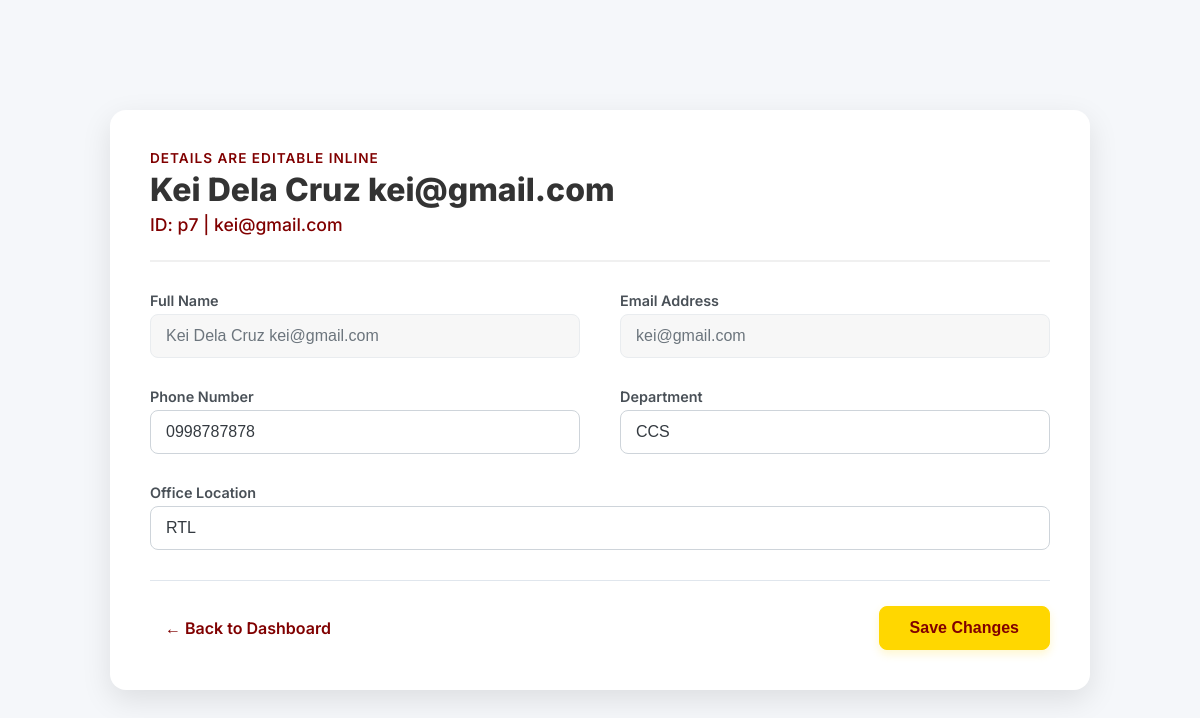
/professor/profile/ (signed in), run on an earlier commit of the app's database.
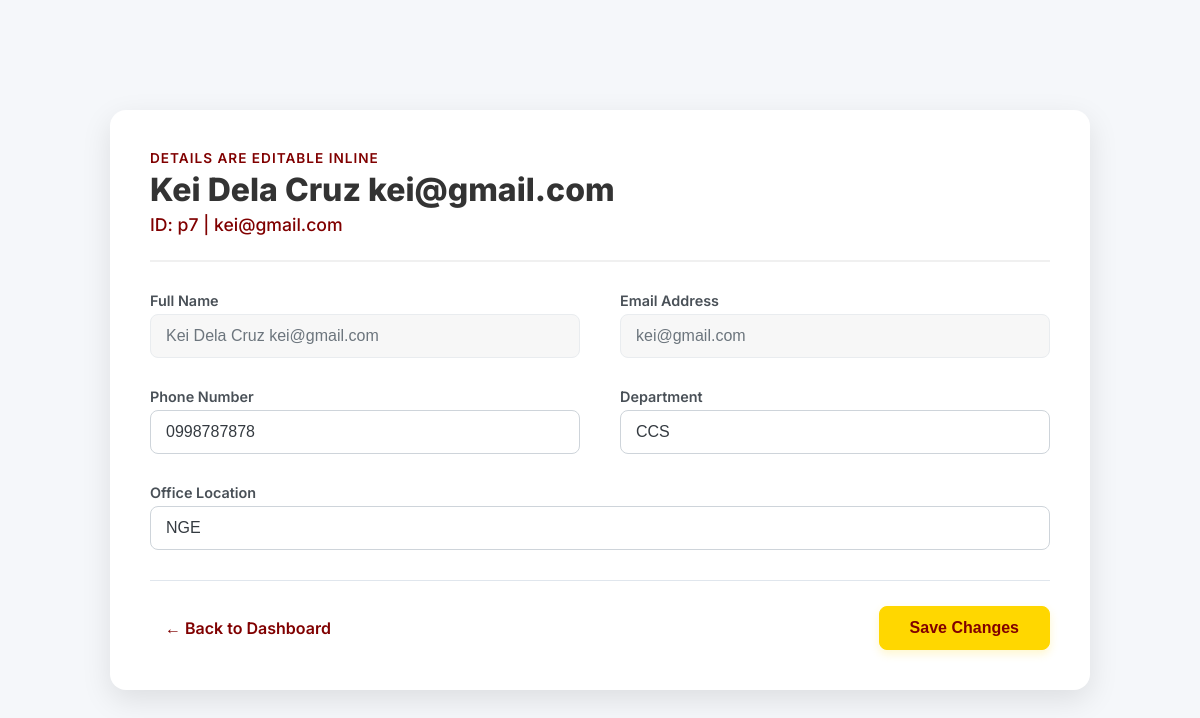
And on a later commit of the database.
### professor_inline/models.py (models this page shows, shortened)
class Professor(models.Model):
    user = models.OneToOneField(User, on_delete=models.CASCADE)
    first_name = models.CharField(max_length=100)
    last_name = models.CharField(max_length=100)
    email = models.EmailField(unique=True) # Usually linked to user.email
    profile_picture = models.ImageField(upload_to='professor_pics/', blank=True, null=True)
    department = models.CharField(max_length=100, blank=True)
    office_location = models.CharField(max_length=100, blank=True)
    phone_number = models.CharField(max_length=20, blank=True, null=True) # New field
    @property
    def full_name(self):
        return f"{self.first_name} {self.last_name}".strip()

### professor_inline/views.py (the view)
# urls.py: path('professor/profile/', views.professor_profile_page, name='professor_profile_page'),
@login_required
def professor_profile_page(request):
    professor, created = Professor.objects.get_or_create(user=request.user)
    professor_pk = professor.pk
    context = {
        'professor': professor,
        'professor_pk': professor_pk,
        'first_name': professor.first_name,
        'last_name': professor.last_name,
        'email': professor.email, # This field is READONLY in the design
        'phone_number': getattr(professor, 'phone_number', ''),
        'department': professor.department,
        'office_location': professor.office_location,
        'api_url': f'/api/professors/{professor_pk}/profile',
    }
    return render(request, 'professor_inline/profile.html', context)

### professor_inline/templates/professor_inline/profile.html (shortened to what this page needs)
{% load static %}
<!DOCTYPE html>
<html lang="en">
<head>
    <link rel="stylesheet" href="{% static 'profile.css' %}?v=6.0">
</head>
<body>
    <div class="profile-card">
        <div class="profile-header">
            <div class="profile-info" style="margin-left: 0; text-align: left;">
                <span class="details-editable-hint">DETAILS ARE EDITABLE INLINE</span>
                <div class="professor-name-email">
                    {{ professor.first_name }} {{ professor.last_name }}
                </div>
                <span class="professor-id-email-line">
                    ID: p{{ professor.pk }} | {{ email|default:"[Email Address]" }}
                </span>
            </div>
        </div>
        <form id="profile-form">
            <div class="form-grid">
                <div class="form-field">
                    <label>Full Name</label>
                    <input type="text" value="{{ professor.full_name }}" readonly class="read-only-input">
                </div>
                <div class="form-field">
                    <label>Email Address</label>
                    <input type="email" value="{{ email }}" readonly class="read-only-input">
                </div>
                <div class="form-field">
                    <label for="phone_number">Phone Number</label>
                    <input type="text" id="phone_number" name="phone_number" value="{{ phone_number|default:'' }}"
                        data-original-value="{{ phone_number|default:'' }}">
                </div>
                <div class="form-field">
                    <label for="department">Department</label>
                    <input type="text" id="department" name="department" value="{{ department|default:'' }}"
                        data-original-value="{{ department|default:'' }}">
                </div>
                <div class="form-field" style="grid-column: 1 / -1;">
                    <label for="office_location">Office Location</label>
                    <input type="text" id="office_location" name="office_location"
                        value="{{ office_location|default:'' }}" data-original-value="{{ office_location|default:'' }}">
                </div>
            </div>
            <div class="form-actions">
                <a href="{% url 'professor_dashboard' %}" class="back-btn">
                    &#x2190; Back to Dashboard
                </a>
                <button type="button" id="save-profile-btn">Save Changes</button>
            </div>
        </form>
    </div>
</body>
</html>

What changed in the data, as far as the page shows it:
changed Professor "Kei Dela Cruz": office_location "RTL" → "NGE"
